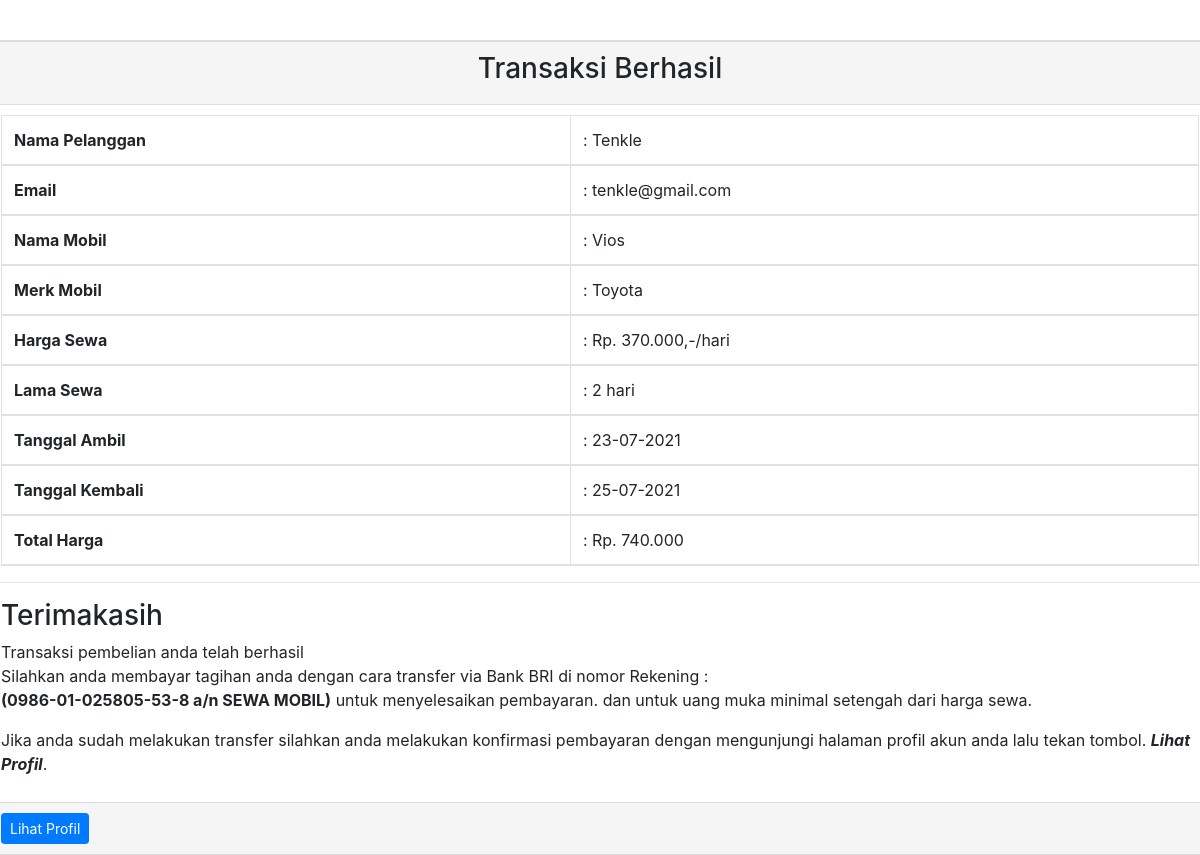
The page /Pelanggan/detail_transaksi.php (signed in) on the database its author committed.
### tables this page shows
CREATE TABLE `transaksi` (
  `id_transaksi` int(11) NOT NULL,
  `no_ktp` varchar(16) DEFAULT NULL,
  `no_mobil` varchar(10) DEFAULT NULL,
  `tgl_sewa` date DEFAULT NULL,
  `lama` int(5) DEFAULT NULL,
  `status` enum('0','1') DEFAULT NULL,
  `bukti` varchar(100) NOT NULL
);

CREATE TABLE `pelanggan` (
  `no_ktp` varchar(20) NOT NULL,
  `nama` varchar(30) DEFAULT NULL,
  `email` varchar(30) DEFAULT NULL,
  `no_telp` varchar(15) DEFAULT NULL,
  `alamat` varchar(50) DEFAULT NULL,
  `username` varchar(10) DEFAULT NULL,
  `password` varchar(32) DEFAULT NULL
);

CREATE TABLE `mobil` (
  `no_mobil` varchar(10) NOT NULL,
  `merk` varchar(20) DEFAULT NULL,
  `nama_mobil` varchar(30) DEFAULT NULL,
  `deskripsi` varchar(200) DEFAULT NULL,
  `gambar` varchar(100) DEFAULT NULL,
  `harga` int(7) DEFAULT NULL,
  `status` enum('0','1') DEFAULT NULL,
  `id_pemilik` int(10) DEFAULT NULL
);

### Pelanggan/detail_transaksi.php (the view, shortened to what this page needs)
<?php
$no_ktp = $_SESSION['no_ktp'];
include "../config.php";
$query = mysqli_query($connection, "SELECT pelanggan.nama, pelanggan.email, mobil.harga, mobil.nama_mobil, mobil.merk, transaksi.tgl_sewa, transaksi.lama, (harga*lama) as total_harga
FROM pelanggan
INNER JOIN transaksi ON transaksi.no_ktp = pelanggan.no_ktp
INNER JOIN mobil ON transaksi.no_mobil = mobil.no_mobil where transaksi.no_ktp = $no_ktp;");
$row = mysqli_fetch_array($query);
$ubahtgl1 = date('d-m-Y', strtotime($row['tgl_sewa']));
$tanggal=$row['tgl_sewa'];
$lama=$row['lama'];
$tglkembali = date('Y-m-d', strtotime("+$lama days", strtotime($tanggal)));
$ubahtgl2 = date('d-m-Y', strtotime($tglkembali));
?>
<!doctype html>
<html lang="en">
  <head>
    <link rel="stylesheet" href="https://maxcdn.bootstrapcdn.com/bootstrap/4.0.0/css/bootstrap.min.css">
  </head>
  <body>
  <div class="row">
    <div class="card">
    <div class="panel-heading panel-custom"><h3 class="text-center">Transaksi Berhasil</h3></div>
    <div class="panel-body panel-custom">
        <table style="width:100%" class="table table-bordered">
            <thead>
                <tr>
                    <th>Nama Pelanggan</th>
                    <td>:  <?php echo $row['nama'];?></td>
                </tr>
                <tr>
                    <th>Email</th>
                    <td>: <?php echo $row['email'];?></td>
                </tr>
                <tr>
                    <th>Nama Mobil</th>
                    <td>: <?php echo $row['nama_mobil'];?></td>
                </tr>
                <tr>
                    <th>Merk Mobil</th>
                    <td>: <?php echo $row['merk'];?></td>
                </tr>
                <tr>
                    <th>Harga Sewa</th>
                    <td>: Rp. <?php echo number_format($row["harga"],0,",",".");?>,-/hari</td>
                </tr>
                <tr>
                    <th>Lama Sewa</th>
                    <td>: <?php echo $row['lama'];?> hari</td>
                </tr>
                <tr>
                    <th>Tanggal Ambil</th>
                    <td>: <?php echo $ubahtgl1;?></td>
                </tr>
                <tr>
                    <th>Tanggal Kembali</th>
                    <td>: <?php echo $ubahtgl2;?></td>
                </tr>
                <tr>
                    <th>Total Harga</th>
                    <td>: Rp. <?php echo number_format($row["total_harga"],0,",",".");?></td>
                </tr>
            </thead>
        </table>
        <hr>
        <h3>Terimakasih</h3>
        <p>
            Transaksi pembelian anda telah berhasil<br>
            Silahkan anda membayar tagihan anda dengan cara transfer via Bank BRI di nomor Rekening : <br>
            <strong>(0986-01-025805-53-8 a/n SEWA MOBIL)</strong> untuk menyelesaikan pembayaran. dan untuk uang muka minimal setengah dari harga sewa.
        </p>
        <p>
            Jika anda sudah melakukan transfer silahkan anda melakukan konfirmasi pembayaran dengan mengunjungi halaman profil akun anda lalu tekan tombol. <i><b>Lihat Profil</b></i>.
        </p>
    </div>
    <div class="panel-footer panel-custom">
        <a href="edit_profil.php?no_ktp=<?php echo $_SESSION['no_ktp']?>" class="btn btn-primary btn-sm">Lihat Profil</a>
    </div>
</div>
</div>
  </body>
</html>

### Pelanggan/detail_transaksi.php (style rules this page uses)
.panel-footer.panel-custom { padding: 10px 15px; background-color: #f5f5f5; border-top: 1px solid #ddd; border-bottom-right-radius: 3px; border-bottom-left-radius: 3px; }
.panel-heading.panel-custom { padding: 10px 15px; background-color: #f5f5f5; border-top: 1px solid #ddd; border-bottom-right-radius: 3px; border-bottom-left-radius: 3px; }
.panel-body.panel-custom { padding: 10px 15px; background-color: white; border-top: 1px solid #ddd; border-bottom-right-radius: 3px; border-bottom-left-radius: 3px; }
body { margin-top: 40px; background-size:cover; }

### rows shown on the page
transaksi: no_ktp.nama "Tenkle", no_ktp.email "tenkle@gmail.com", no_mobil.nama_mobil "Vios", no_mobil.merk "Toyota", no_mobil.harga "370.000", lama "2", tgl_sewa "23-07-2021", ubahtgl2 "25-07-2021"

### other values the page prints
$row["total_harga"] "740.000"
